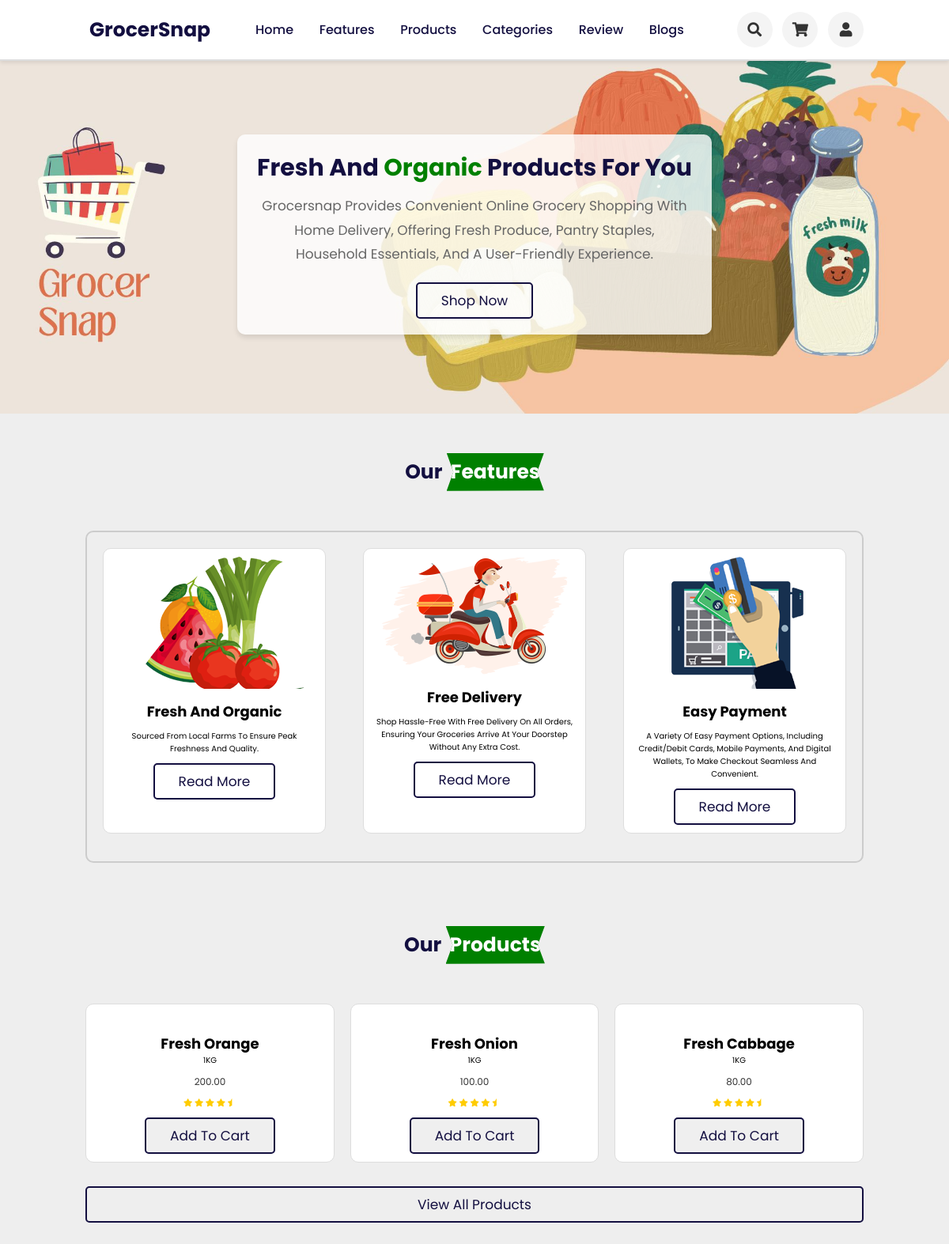
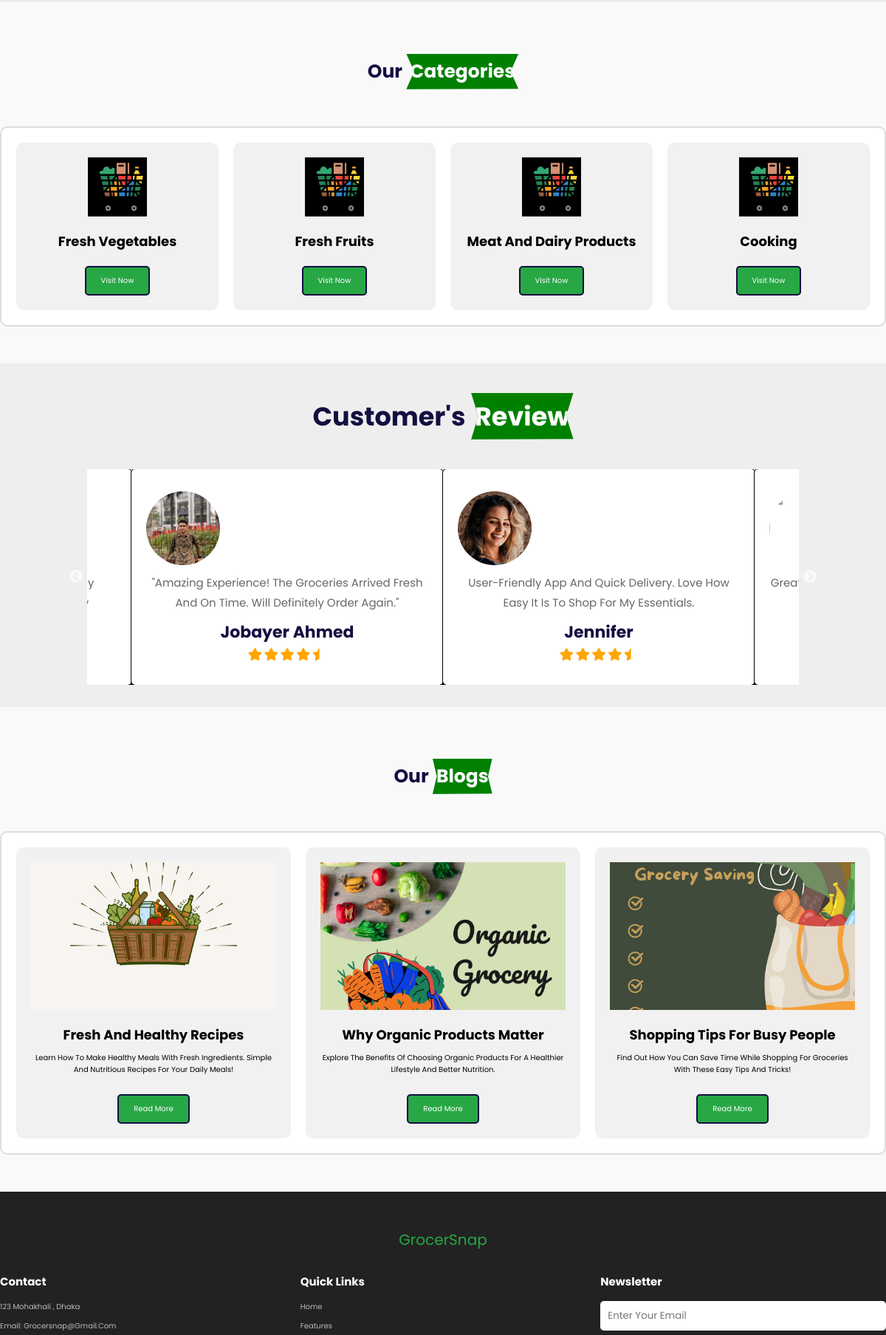
The page / (upper part) on the database its author committed (2 pictures, top to bottom).
### tables this page shows
CREATE TABLE `products` (
  `id` int(11) NOT NULL,
  `categoryId` int(11) NOT NULL,
  `name` varchar(255) DEFAULT NULL,
  `des` text DEFAULT NULL,
  `price` decimal(6,2) DEFAULT NULL,
  `imgLink` text DEFAULT NULL
);

CREATE TABLE `category` (
  `id` int(11) NOT NULL,
  `name` varchar(255) NOT NULL
);

### index.php (the view, shortened to what this page needs)
<?php require_once('inc/header.php'); ?>
<?php
    $query = "SELECT p.id, p.name, p.des, p.price, p.imgLink, c.name AS category_name
    FROM products p
    JOIN category c ON p.categoryId = c.id LIMIT 3";
    $result = $conn->query($query);
    $cQuery = "SELECT * FROM category";
    $cResult = $conn->query($cQuery);
?>
<section class="home"  id="home">
    <div class="content">
    <h3>Fresh and <span>Organic</span> Products for you</h3>
    <p>Grocersnap provides convenient online grocery shopping with home delivery, offering fresh produce, pantry staples, household essentials, and a user-friendly experience.</p>
    <a href="products.php" class="btn">shop now</a>
    </div>
</section>
<section class="features" id="features">
    <h1 class="heading">Our <span>Features</span></h1>
    <div class="features-container">
        <div class="box">
            <img src="assets/image/feature-img-1.png" alt="Fresh and Organic">
            <h3>Fresh and Organic</h3>
            <p>Sourced from local farms to ensure peak freshness and quality.</p>
            <a href="#" class="btn">Read more</a>
        </div>
        <div class="box">
            <img src="assets/image/feature-img-2.png" alt="Free Delivery">
            <h3>Free Delivery</h3>
            <p>Shop hassle-free with free delivery on all orders, ensuring your groceries arrive at your doorstep without any extra cost.</p>
            <a href="#" class="btn">Read more</a>
        </div>
        <div class="box">
            <img src="assets/image/feature-img-3.png" alt="Easy Payment">
            <h3>Easy Payment</h3>
            <p>A variety of easy payment options, including credit/debit cards, mobile payments, and digital wallets, to make checkout seamless and convenient.</p>
            <a href="#" class="btn">Read more</a>
        </div>
    </div>
</section>
<section class="products" id="products">
    <h1 class="heading">Our <span>products</span></h1>
    <div class="product-container">
        <?php if ($result->num_rows > 0) { ?>
            <div class="product-row">
            <?php while ($row = $result->fetch_assoc()) { ?>
                <div class="box">
                    <h1>
                        <?php echo $row['name'] ?>
                    </h1>
                    <p>
                        <?php echo $row['des'] ?>
                    </p>
                    <div class="price">
                        <?php echo $row['price'] ?>
                    </div>
                    <div class="stars">
                        <i class="fa fa-star"></i>
                        <i class="fa fa-star"></i>
                        <i class="fa fa-star"></i>
                        <i class="fa fa-star"></i>
                        <i class="fa fa-star-half"></i>
                    </div>
                    <button class="add-to-cart btn" data-id="<?php echo $row['id']; ?>" data-name="<?php echo $row['name']; ?>" data-price="<?php echo $row['price']; ?>">
                        Add to Cart
                    </button>
                </div>
            <?php } ?>
            </div>
        <?php } ?>
        <a href="products.php" class="btn">View All Products</a>
    </section>
<?php if ($result->num_rows > 0) { ?>
    <section class="categories" id="categories">
        <h1 class="heading">Our <span>Categories</span></h1>
        <div class="categories-container">
            <?php while ($cRow = $cResult->fetch_assoc()) { ?>
                <div class="category-box">
                    <img src="assets/image/category.jpg" alt="Vegetables">
                    <h3><?php echo $cRow['name']; ?></h3>
                    <a href="products.php?category=<?php echo $cRow['id']; ?>" class="btn">Visit Now</a>
                </div>
            <?php } ?>
        </div>
    </section>
<?php } ?>
<section class="review" id="review">
    <h1 class="heading" >Customer's <span>Review</span></h1>
    <div class="swiper review-slider">
        <div class="swiper-wrapper">
            <div class="swiper-slide box">
                <img src="assets/image/joba.jpg">
                <p>"Amazing experience! The groceries arrived fresh and on time. Will definitely order again."</p>
                <h3>Jobayer Ahmed</h3>
                <div class="stars">
                    <i class="fa fa-star"></i>
                    <i class="fa fa-star"></i>
                    <i class="fa fa-star"></i>
                    <i class="fa fa-star"></i>
                    <i class="fa fa-star-half"></i>
                </div>
            </div>
            <div class="swiper-slide box">
                <img src="assets/image/pic-4.png">
                <p>User-friendly app and quick delivery. Love how easy it is to shop for my essentials.</p>
                <h3>Jennifer</h3>
                <div class="stars">
                    <i class="fa fa-star"></i>
                    <i class="fa fa-star"></i>
                    <i class="fa fa-star"></i>
                    <i class="fa fa-star"></i>
                    <i class="fa fa-star-half"></i>
                </div>
            </div>
            <div class="swiper-slide box">
                <img src="assets/image/rasha.jpg">
                <p>Great service! The products were top-quality, and I got free delivery. Highly recommend</p>
                <h3>Jareen Rasha</h3>
                <div class="stars">
                </div>
            </div>
            <div class="swiper-slide box">
                <p>Easy to navigate, and the prices are really competitive. My go-to grocery app now</p>
                <h3>Takib Abdullah</h3>
                <div class="stars">
                </div>
            </div>
        </div>
    </div>
</section>
<section class="blogs" id="blogs">
    <h1 class="heading">Our <span>Blogs</span></h1>
    <div class="blogs-container">
        <div class="blog-box">
            <img src="assets/image/blog-1.png" alt="Blog 1">
            <h3>Fresh and Healthy Recipes</h3>
            <p>Learn how to make healthy meals with fresh ingredients. Simple and nutritious recipes for your daily meals!</p>
            <a href="#" class="btn">Read More</a>
        </div>
        <div class="blog-box">
            <img src="assets/image/blog-2.jpg" alt="Blog 2">
            <h3>Why Organic Products Matter</h3>
            <p>Explore the benefits of choosing organic products for a healthier lifestyle and better nutrition.</p>
            <a href="#" class="btn">Read More</a>
        </div>
        <div class="blog-box">
            <img src="assets/image/blog-3.jpg" alt="Blog 3">
            <h3>Shopping Tips for Busy People</h3>
            <p>Find out how you can save time while shopping for groceries with these easy tips and tricks!</p>
            <a href="#" class="btn">Read More</a>
        </div>
    </div>
</section>
<?php require_once('inc/footer.php');?>

### inc/header.php (shortened to what this page needs)
<!DOCTYPE html>
<html lang="en">
    <head>
        <link rel="stylesheet" href="https://cdnjs.cloudflare.com/ajax/libs/font-awesome/5.15.4/css/all.min.css">
        <link href="admin/assets/libs/datatables/dataTables.bootstrap4.css" rel="stylesheet" type="text/css" />
        <link href="admin/assets/libs/datatables/buttons.bootstrap4.css" rel="stylesheet" type="text/css" />
        <link href="admin/assets/libs/sweetalert2/sweetalert2.min.css" rel="stylesheet" type="text/css"  id="app-stylesheet" />
        <link rel="stylesheet" href="https://cdnjs.cloudflare.com/ajax/libs/slick-carousel/1.9.0/slick-theme.css" />
        <link rel="stylesheet" href="https://cdnjs.cloudflare.com/ajax/libs/slick-carousel/1.9.0/slick-theme.min.css" />
        <link rel="stylesheet" href="https://cdnjs.cloudflare.com/ajax/libs/slick-carousel/1.9.0/slick.min.css" />
        <link rel="stylesheet" type="text/css" href="assets/css/style.css">
    </head>
<body>
    <header class="header">
        <a href="index.php" class="logo"> <i class="fa-solid fa-bag-shopping"></i> GrocerSnap</a>
        <nav class="navbar">
            <a href="index.php">home</a>
            <a href="index.php#features">features</a>
            <a href="products.php">products</a>
            <a href="index.php#categories">categories</a>
            <a href="index.php#review">review</a>
            <a href="index.php#blogs">blogs</a>
        </nav>
        <div class="icons">
            <div class="fa fa-search" id="fa-search"></div>
            <a href="cart.php" class="fas fa-shopping-cart" id="cart-btn"></a>
            <a href="<?php if(isset($_COOKIE['adminAuth'])){ echo 'admin/index.php';}else{echo 'login.php';}?>" class="fa fa-user"></a>
        </div>
    </header>

### inc/footer.php (shortened to what this page needs)
<footer class="footer">
    <div class="footer-logo">
        <a href="#" class="logo">GrocerSnap <i class="fa-solid fa-bag-shopping"></i></a>
    </div>
    <div class="footer-content">
        <div class="footer-column">
            <h3>Contact</h3>
            <ul>
                <li><a href="#">123 Mohakhali , Dhaka</a></li>
                <li><a href="#">Email: grocersnap@gmail.com</a></li>
            </ul>
        </div>
        <div class="footer-column">
            <h3>Quick Links</h3>
            <ul>
                <li><a href="#">Home</a></li>
                <li><a href="#">Features</a></li>
            </ul>
        </div>
        <div class="footer-column">
            <h3>Newsletter</h3>
            <form action="#" method="POST">
                <input type="email" placeholder="Enter your email" class="newsletter-input" required>
            </form>
        </div>
    </div>
</footer>
</body>
</html>

### rows shown on the page
products: name "Fresh Orange", des "1KG", price "200.00"
products: name "Fresh Onion", des "1KG", price "100.00"
products: name "Fresh Cabbage", des "1KG", price "80.00"
category: name "Fresh Vegetables"
category: name "Fresh Fruits"
category: name "Meat And Dairy Products"
category: name "Cooking"
